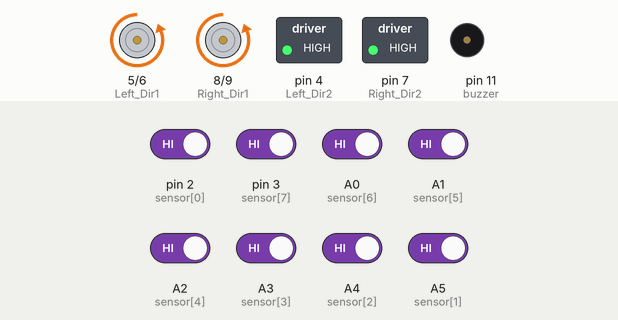
This sketch was run on a simulated Arduino Uno, built with avr-gcc and run on an emulated ATmega328P. Parts: direction and speed pins drawn as motors (green arrow = direction pin HIGH = forward, orange = LOW = backward, longer = more drive), switched loads named in the sketch (green lamp = pin HIGH), buzzer (waves = sounding, pin HIGH). The test bench sets the inputs (shaded band); at power-on: A0 (sensor[6]), A1 (sensor[5]), A2 (sensor[4]), A3 (sensor[3]), A4 (sensor[2]), A5 (sensor[1]), pin 2 (sensor[0]), pin 3 (sensor[7]) HIGH.

Above: at 1.3 s.
1.4 s: pin 2 (sensor[0]) driven LOW
At 2.6 s:
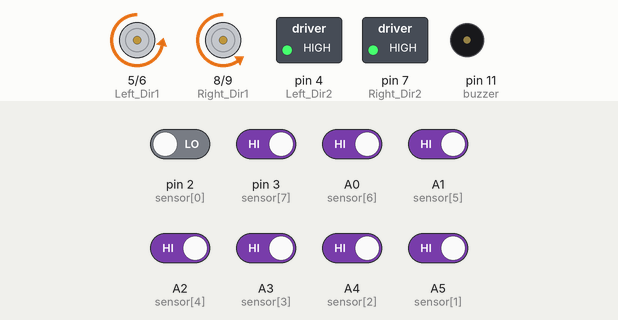
2.9 s: pin 3 (sensor[7]) driven LOW
At 3.7 s:
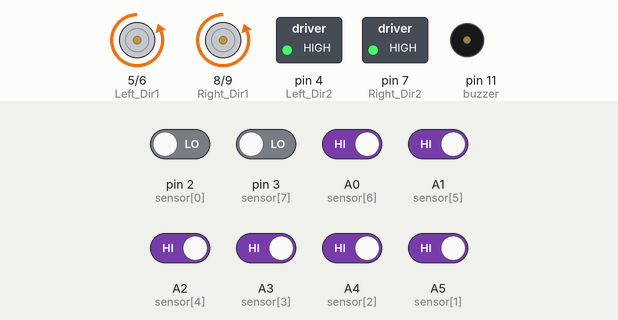
4.4 s: A0 (sensor[6]) driven LOW
At 4.8 s:
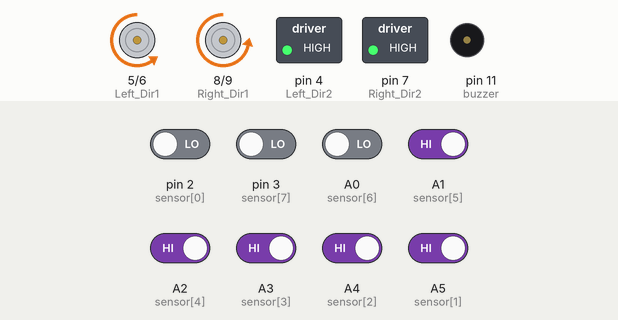
5.9 s: A1 (sensor[5]) driven LOW
At 7.1 s:
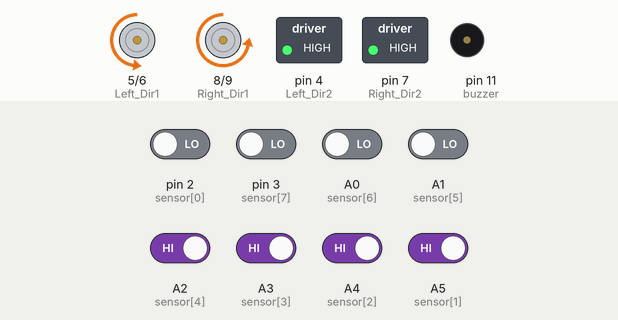
7.4 s: A2 (sensor[4]) driven LOW
At 8.3 s:
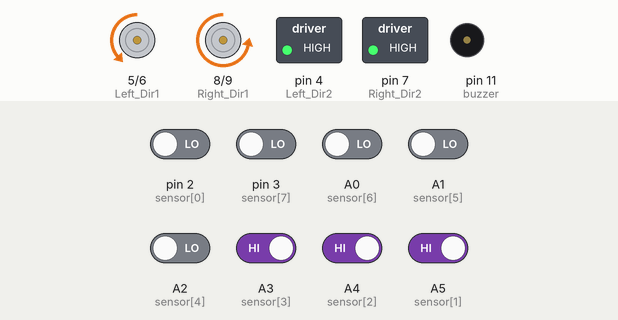
8.9 s: pin 3 (sensor[7]) driven HIGH
At 9.5 s:
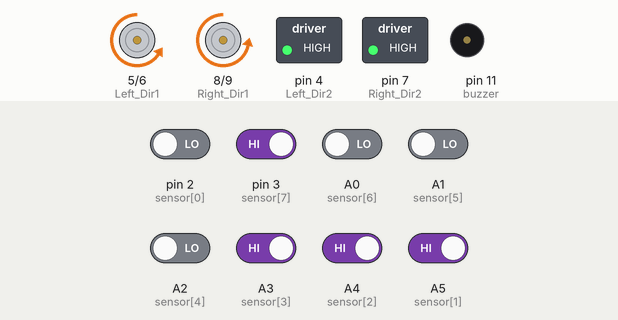
Timing chart, 0 to 11.4 s (numbered marks = the images above; inputs shaded):
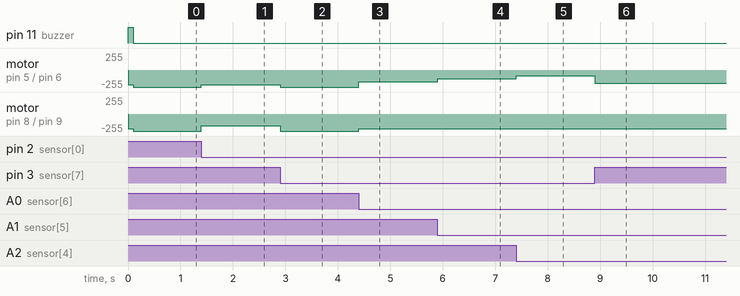

The sketch:

Transition_PID.ino
```cpp
#define Left_Dir1 5
#define Left_Dir2 4
#define Left_Speed 6
#define Right_Dir1 8
#define Right_Dir2 7
#define Right_Speed 9
#define WBG         1
#define BBG         0
#define buzzer 11

int digitalvalue=0;

int sensor[8] = { 2,A5,A4,A3,A2,A1,A0,3 }; // Pin assignment

int sensorReading[8] = { 0 }; // Sensor reading array

float activeSensor = 0; // Count active sensors
float totalSensor = 0; // Total sensor readings
float avgSensor = 4.5; // Average sensor reading

float Kp = 90;
float Ki = 0;
float Kd = 180;

float error = 0;
float previousError = 0;
float totalError = 0;

float power = 0;

int PWM_Right, PWM_Left;


int ls=1;

int aw=0;

int ff=0;


void setup()
{
  Serial.begin(9600);

  pinMode(Left_Dir1, OUTPUT);
  pinMode(Left_Dir2, OUTPUT);
  pinMode(Left_Speed, OUTPUT);
  pinMode(Right_Dir1, OUTPUT);
  pinMode(Right_Dir2, OUTPUT);
  pinMode(Right_Speed, OUTPUT);

  pinMode(buzzer, OUTPUT);
  digitalWrite(buzzer, LOW);

  for(int i=0; i<8; i++) {
    pinMode(sensor[i], INPUT);
  }

  Stop();
  Go(220);
  Forward();
  beep();

}

void loop()
{
   lineFollow();
}

void Left_Forward()
{
  digitalWrite(Left_Dir1, LOW);
  digitalWrite(Left_Dir2, HIGH);
}

void Left_Reverse()
{
  digitalWrite(Left_Dir1, HIGH);
  digitalWrite(Left_Dir2, LOW);
}

void Right_Forward()
{
  digitalWrite(Right_Dir1, LOW);
  digitalWrite(Right_Dir2, HIGH);
}

void Right_Reverse()
{
  digitalWrite(Right_Dir1, HIGH);
  digitalWrite(Right_Dir2, LOW);
}

void Go(int s)
{
  analogWrite(Right_Speed, s);
  analogWrite(Left_Speed, s);
}

void Forward()
{
  Left_Forward();
  Right_Forward();
}

void Reverse()
{
  Left_Reverse();
  Right_Reverse();
}

void Turn_Left()
{
  Right_Forward();
  Left_Reverse();
}

void Turn_Right()
{
  Right_Reverse();
  Left_Forward();
}

void Stop()
{
  analogWrite(Left_Speed,0);
  analogWrite(Right_Speed, 0);
}

void beep()
{
  digitalWrite(buzzer, HIGH);
  delay(100);
  digitalWrite(buzzer, LOW);

}

void PID_program()
{
    readSensor();
    if(aw==0){
    previousError = error; // save previous error for differential
    error = avgSensor - 4.5; // Count how much robot deviate from center
    totalError += error; // Accumulate error for integral

    power = (Kp*error) + (Kd*(error-previousError)) + (Ki*totalError);

    if( power>220 ) { power = 220.0; }
    if( power<-220.0 ) { power = -220.0; }

    if(power<0) // Turn left
    {
      PWM_Right = 220;
      PWM_Left = 220 - abs(int(power));
    }

    else // Turn right
    {
      PWM_Right = 220 - abs(int(power));
      PWM_Left = 220;
    }
    if(PWM_Right==PWM_Left)
    {
      PWM_Right=255;
      PWM_Left=255;
    }
    }
}

void lineFollow(void) {
   PID_program();
   if(aw==0){

   if(ff==0){
   Forward();
   ff=1;
   }

   analogWrite(Left_Speed, PWM_Left);
   analogWrite(Right_Speed, PWM_Right);
   }

   else if(aw==1)
   {
    aw=0;
    ff=0;
    Go(200);

    if(ls==1)
    Turn_Left();
    else
    Turn_Right();


   }


}
void readSensor(void) {
  for(int i=0; i<8; i++)
    {
      sensorReading[i] = digitalRead(sensor[i]);
    }
    if(sensorReading[0]==sensorReading[7]&&sensorReading[0]==sensorReading[1]&&sensorReading[0]==sensorReading[6]&&sensorReading[2]!=sensorReading[5])
    {

      if(sensorReading[0]!=sensorReading[3]||sensorReading[0]!=sensorReading[4])
      {
        if(digitalvalue!=sensorReading[0])
        {
          beep();
          digitalvalue=sensorReading[0];
        }

      }
    }
  if(digitalvalue==WBG)
  readSensor2();
  else
  readSensor1();
}
void readSensor1(void) {
  for(int i=0; i<8; i++)
    {
      sensorReading[i] = digitalRead(sensor[i]);


      if(sensorReading[i]==1) { activeSensor+=1; }
      totalSensor += sensorReading[i] * (i+1);
    }


 if(sensorReading[0]==1)
    ls=1;
    else if(sensorReading[7]==1)
    ls=2;

    if(activeSensor==0)
    {
      aw=1;
    }

    else
    {
    avgSensor = totalSensor/activeSensor;
    activeSensor = 0; totalSensor = 0;
    }

}
void readSensor2(void) {
  for(int i=0; i<8; i++)
    {
      sensorReading[i] = !digitalRead(sensor[i]);


      if(sensorReading[i]==1) { activeSensor+=1; }
      totalSensor += sensorReading[i] * (i+1);
    }


 if(sensorReading[0]==1)
    ls=1;
    else if(sensorReading[7]==1)
    ls=2;

    if(activeSensor==0)
    {
      aw=1;
    }

    else
    {
    avgSensor = totalSensor/activeSensor;
    activeSensor = 0; totalSensor = 0;
    }

}
/*void testSensor(void) {
   for(int i=0; i<8; i++) {
    Serial.print(digitalRead(sensor[i]));
  }
  Serial.println("");
  delay(2000);
}*/
```

Measured:
- after the input at 1.4 s, motor on pin 5 (Left_Dir1) / pin 6 (Left_Speed): backward 255/255 → backward 220/255 at once; motor on pin 8 (Right_Dir1) / pin 9 (Right_Speed): backward 255/255 → backward 175/255 at once
- after the input at 2.9 s, motor on pin 5 (Left_Dir1) / pin 6 (Left_Speed): backward 220/255 → backward 255/255 at once; motor on pin 8 (Right_Dir1) / pin 9 (Right_Speed): backward 175/255 → backward 255/255 at once
- after the input at 4.4 s, motor on pin 5 (Left_Dir1) / pin 6 (Left_Speed): backward 255/255 → backward 175/255 at once; motor on pin 8 (Right_Dir1) / pin 9 (Right_Speed): backward 255/255 → backward 220/255 at once
- after the input at 5.9 s, motor on pin 5 (Left_Dir1) / pin 6 (Left_Speed): backward 175/255 → backward 130/255 at once
- after the input at 7.4 s, motor on pin 5 (Left_Dir1) / pin 6 (Left_Speed): backward 130/255 → backward 85/255 at once
- after the input at 8.9 s, motor on pin 5 (Left_Dir1) / pin 6 (Left_Speed): backward 85/255 → backward 198/255 at once
